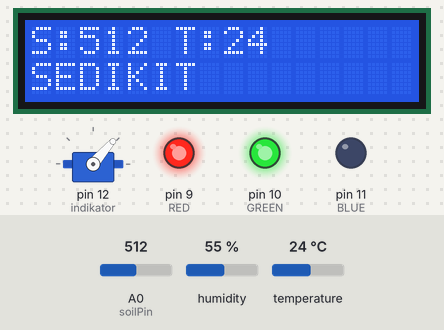
A sketch run on a simulated Arduino Uno, built with avr-gcc and run on an emulated ATmega328P. Parts: 16×2 character LCD, servo, output pins drawn as LEDs (lit = HIGH). Inputs (shaded band) come from the test bench; at power-on: temperature 24 °C, A0 (soilPin) = 512, humidity 55 %.

Above: at 1.2 s.
1.3 s: temperature set to 26.4 °C
At 3.3 s:
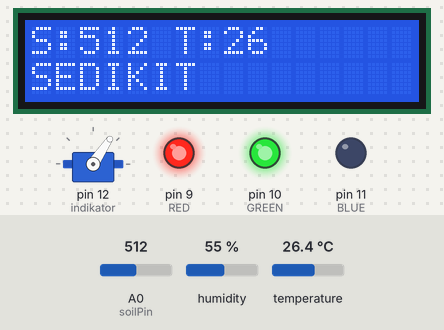
3.6 s: temperature set to 27.5 °C
At 4.7 s:
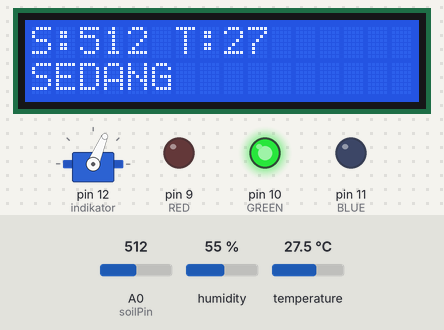
5.6 s: A0 (soilPin) set to 483
At 6.4 s:
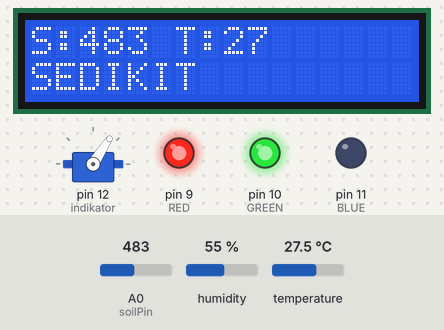
7.1 s: A0 (soilPin) set to 306
At 8.3 s:
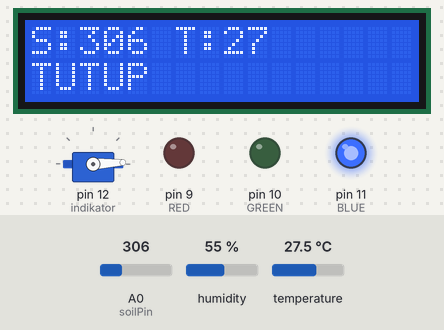
8.6 s: A0 (soilPin) set to 352
At 9.1 s:
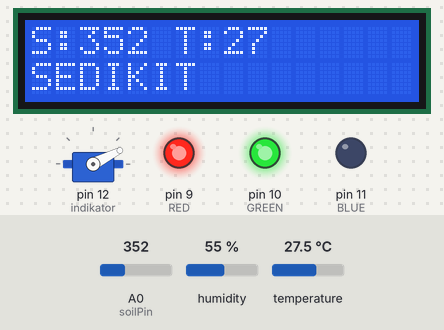
10.1 s: A0 (soilPin) set to 710
At 11.0 s:
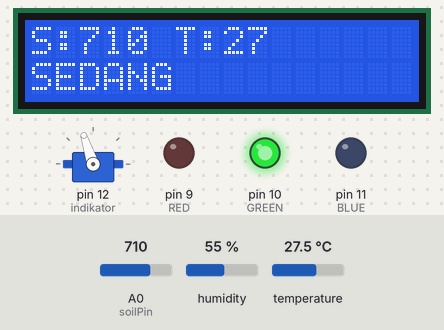
Timing chart, 0 to 12.7 s (numbered marks = the images above; inputs shaded):
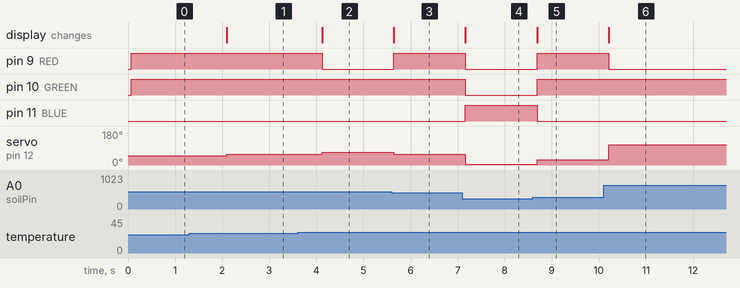

Measured:
- the behaviour switches between 26.7 and 26.8 °C on temperature (found by bisection; images 1 and 2)
- the behaviour switches between 494 and 493 on A0 (soilPin) (found by bisection; images 2 and 3)
- the behaviour switches between 334 and 335 on A0 (soilPin) (found by bisection; images 4 and 5)
- after the input at 1.3 s, servo on pin 12 (indikator): 49° → 56° after 0.80 s; the display: changes after 0.80 s (image 1)
- after the input at 3.6 s, pin 9 (RED): HIGH → LOW after 0.53 s; servo on pin 12 (indikator): 56° → 67° after 0.53 s; the display: changes after 0.53 s (image 2)
- after the input at 5.6 s, pin 9 (RED): LOW → HIGH at once; servo on pin 12 (indikator): 67° → 57° at once; the display: changes at once (image 3)
- after the input at 7.1 s, pin 9 (RED), pin 10 (GREEN): HIGH → LOW after 0.07 s; pin 11 (BLUE): LOW → HIGH after 0.07 s; servo on pin 12 (indikator): 57° → 3° after 0.07 s; the display: changes after 0.07 s (image 4)
- after the input at 8.6 s, pin 9 (RED), pin 10 (GREEN): LOW → HIGH after 0.09 s; pin 11 (BLUE): HIGH → LOW after 0.09 s; servo on pin 12 (indikator): 3° → 27° after 0.09 s; the display: changes after 0.09 s (image 5)
- after the input at 10.1 s, pin 9 (RED): HIGH → LOW after 0.11 s; servo on pin 12 (indikator): 27° → 108° after 0.11 s; the display: changes after 0.11 s (image 6)

The sketch:

sketch_22Apr-fuzzy-automatic-irrigation.ino
```cpp
#include <LiquidCrystal.h>
#include <DHT.h>
#include <Servo.h>

#define DHTPIN 8
#define DHTTYPE DHT22

LiquidCrystal lcd(7, 6, 5, 4, 3, 2);
DHT dht(DHTPIN, DHTTYPE);
Servo indikator;

const int RED = 9;
const int GREEN = 10;
const int BLUE = 11;
const int soilPin = A0;

float suhu;
int soilValue;

float basah, lembab, kering;
float dingin, normal, panas;

void setColor(int r, int g, int b) {
  analogWrite(RED, r);
  analogWrite(GREEN, g);
  analogWrite(BLUE, b);
}

void setup() {
  lcd.begin(16, 2);
  dht.begin();

  pinMode(RED, OUTPUT);
  pinMode(GREEN, OUTPUT);
  pinMode(BLUE, OUTPUT);

  indikator.attach(12);
}

void loop() {

  soilValue = analogRead(soilPin);
  suhu = dht.readTemperature();
  if (isnan(suhu)) return;

  // fuzzy soil
  basah = 0;
  lembab = 0;
  kering = 0;

  if (soilValue <= 300) basah = 1;
  else if (soilValue > 300 && soilValue < 500)
    basah = (500 - soilValue) / 200.0;

  if (soilValue >= 300 && soilValue <= 500)
    lembab = (soilValue - 300) / 200.0;
  else if (soilValue > 500 && soilValue <= 700)
    lembab = (700 - soilValue) / 200.0;

  if (soilValue >= 700) kering = 1;
  else if (soilValue > 500 && soilValue < 700)
    kering = (soilValue - 500) / 200.0;

  // fuzzy suhu
  dingin = 0;
  normal = 0;
  panas = 0;

  if (suhu <= 22) dingin = 1;
  else if (suhu > 22 && suhu < 26)
    dingin = (26 - suhu) / 4.0;

  if (suhu >= 22 && suhu <= 26)
    normal = (suhu - 22) / 4.0;
  else if (suhu > 26 && suhu <= 30)
    normal = (30 - suhu) / 4.0;

  if (suhu >= 30) panas = 1;
  else if (suhu > 26 && suhu < 30)
    panas = (suhu - 26) / 4.0;

  float r1 = min(kering, panas);
  float r2 = min(kering, normal);
  float r3 = min(kering, dingin);
  float r4 = min(lembab, panas);
  float r5 = min(lembab, normal);
  float r6 = basah;

  float z =
    (r1 * 140 +
     r2 * 90 +
     r3 * 45 +
     r4 * 90 +
     r5 * 45 +
     r6 * 0)
    /
    (r1 + r2 + r3 + r4 + r5 + r6);

  indikator.write(z);

  lcd.clear();
  lcd.setCursor(0,0);
  lcd.print("S:");
  lcd.print(soilValue);
  lcd.print(" T:");
  lcd.print((int)suhu);

  lcd.setCursor(0,1);

  if(z > 110){
    lcd.print("BANYAK");
    setColor(255,0,0);
  }
  else if(z > 60){
    lcd.print("SEDANG");
    setColor(0,255,0);
  }
  else if(z > 20){
    lcd.print("SEDIKIT");
    setColor(255,255,0);
  }
  else{
    lcd.print("TUTUP");
    setColor(0,0,255);
  }

  delay(500);
}
```
